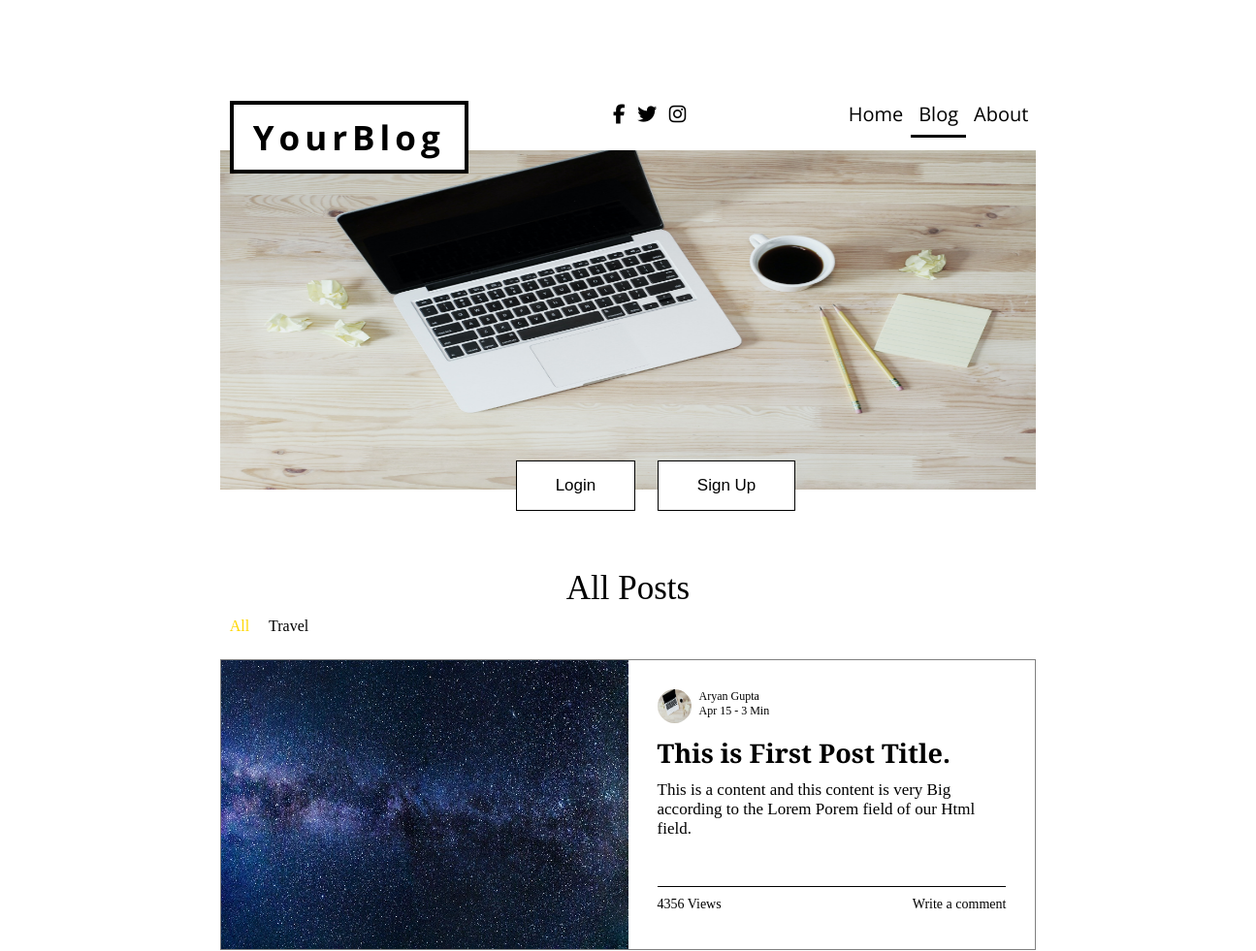
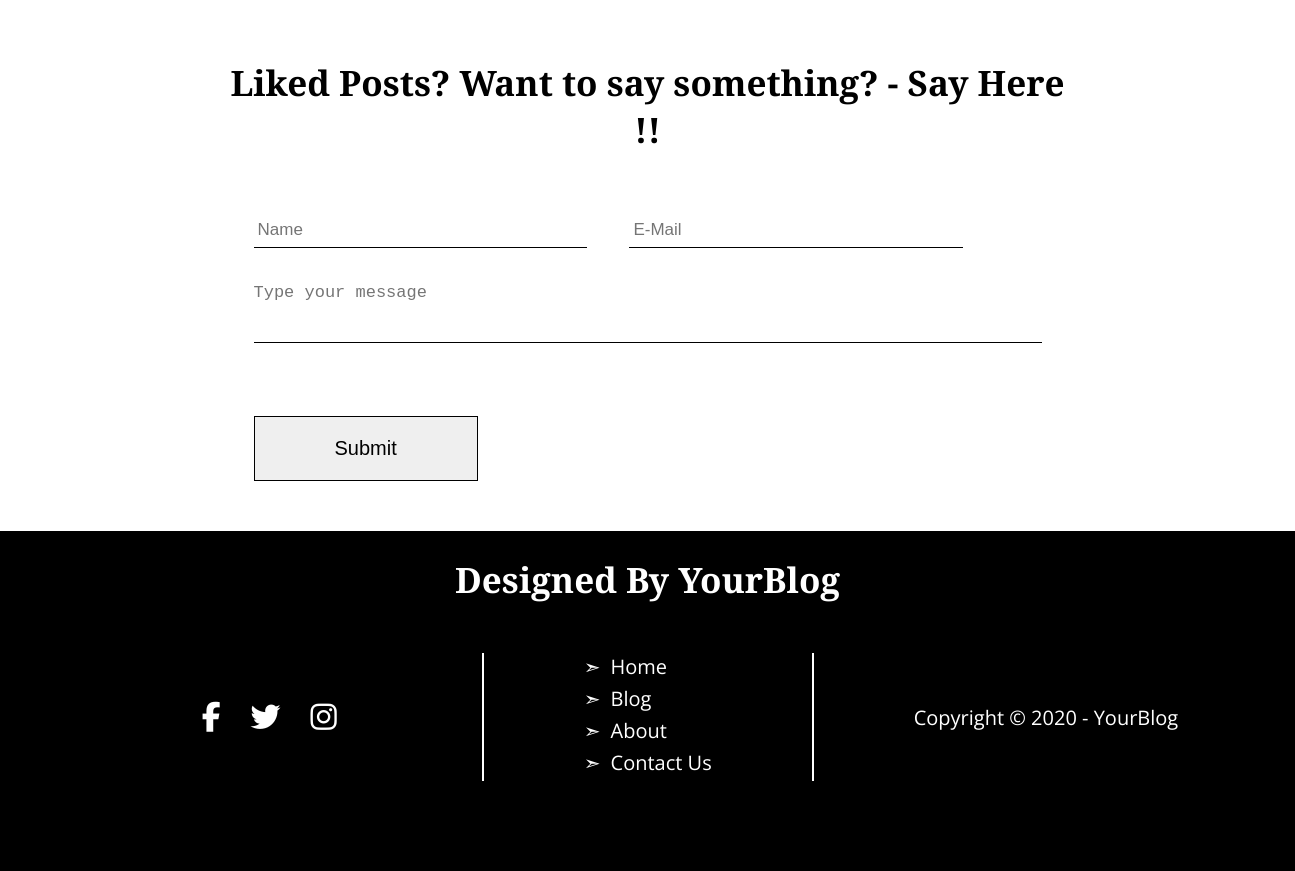
Before: /blog/ with the older database file (2 pictures, top to bottom).
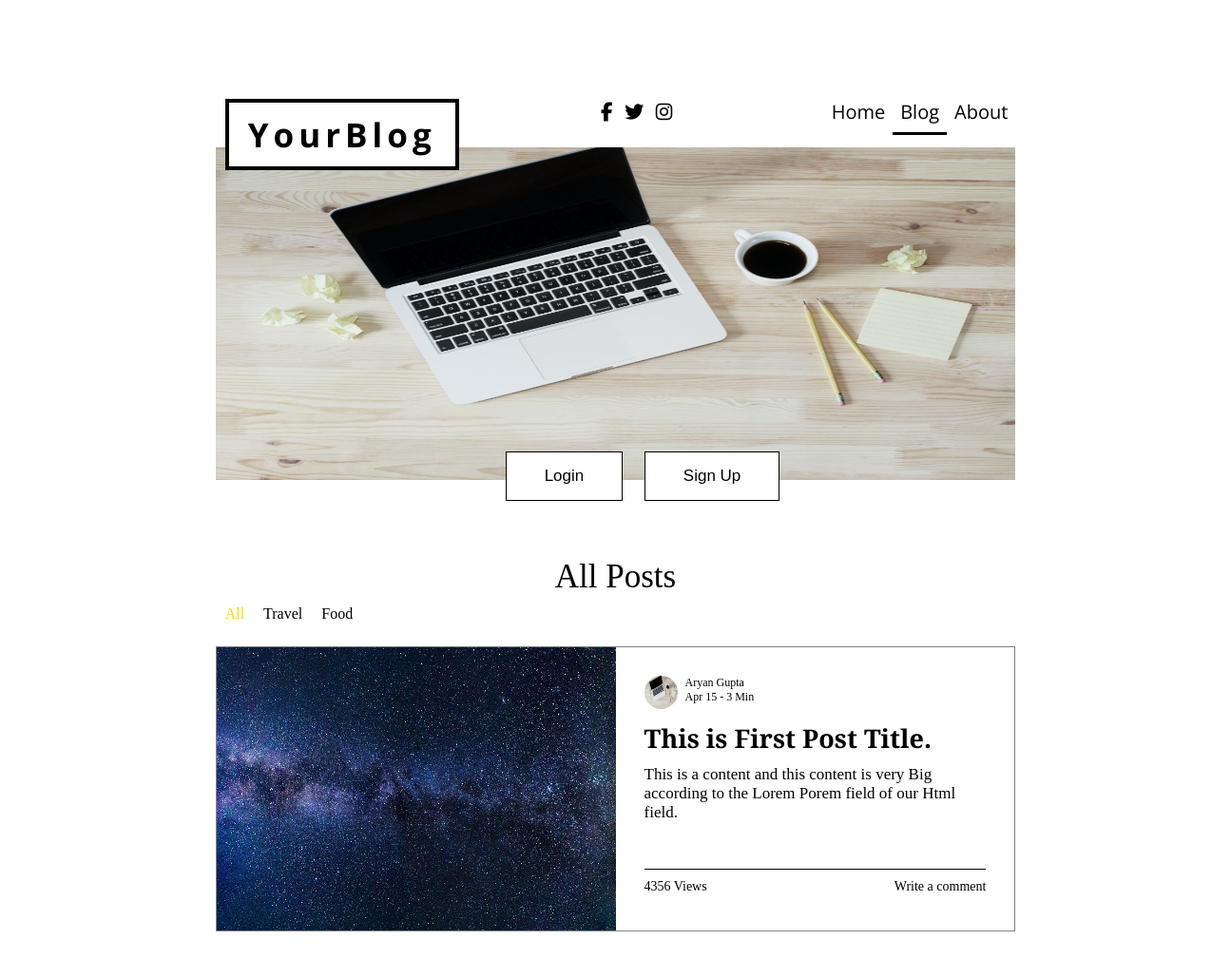
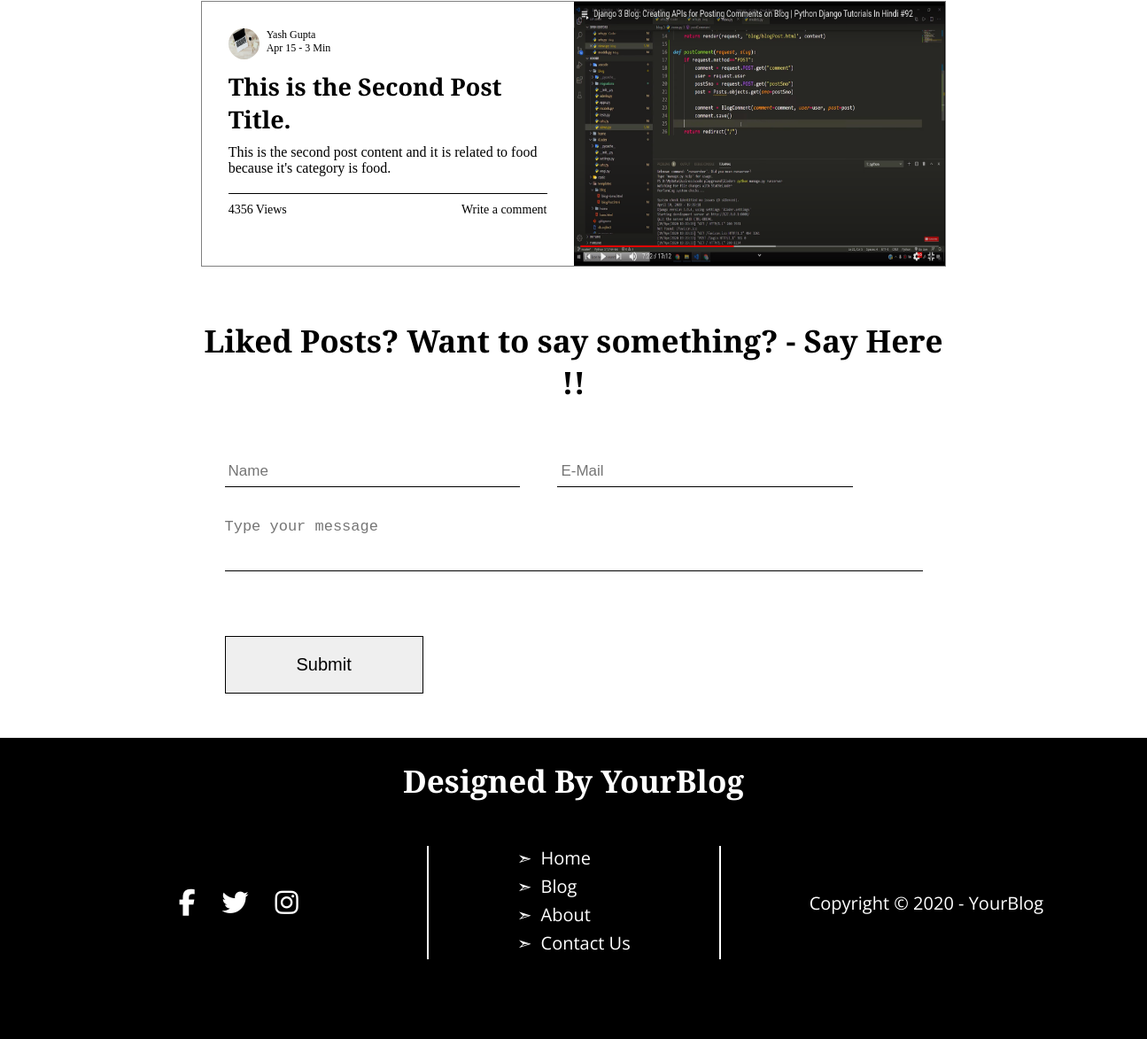
After: the same page with the newer database file (2 pictures, top to bottom).
### blog/models.py (models this page shows)
class Post(models.Model):
    serial_no = models.AutoField(primary_key=True)
    title = models.CharField(max_length=120, null=False)
    tagline = models.CharField(max_length=100)
    slug = models.SlugField(max_length=50, null=False)
    author = models.CharField(max_length=50, null=False)
    category = models.CharField(max_length=20, default="", null=False)
    content = models.TextField()
    thumbnail_image = models.ImageField(upload_to = "blog", blank= True)
    timestamp = models.DateTimeField(default=now)
    def __str__(self):
        return self.title + " by " + self.author

### blog/views.py (the view)
# urls.py: path("", views.blogHome, name="blogHome"),
def blogHome(request):
    post = Post.objects.all()
    print(post)
    context = {"posts":post, "categories":post}
    return render(request, "blog/blogHome.html", context)

### templates/blog/blogHome.html (shortened to what this page needs)
{% extends 'base.html' %}
{% block blogactive %} active {% endblock blogactive %}
{% load static %}
{% block body %}
<div class="container nth-child">
  <div class="blog-container" id="all_post">
    <div class="all-posts-heading flex-center lg-heading">All Posts</div>
    <div class="category-navbar">
      <ul class="category-item-div flex">
        <li class="category-item">
          <a href="/blog" style="color: gold;">All</a>
        </li>
        {% for cat in categories %}
        <li class="category-item">
          <a href="/blog/{{cat.category}}" class="">{{cat.category|title}}</a>
        </li>
        {% endfor %}
      </ul>
    </div>
    {% for post in posts %}
    {% if forloop.counter|divisibleby:2 %}
    <div class="blog-post-div flex-center" style="margin-top: 25px">
      <div class="blog-img-div" style="order: 2;">
        <a href="/blog/{{post.category}}/{{post.slug}}"
          ><img src="/media/{{post.thumbnail_image}}" alt="Blog Post Image"
        /></a>
      </div>
      <div class="blog-content-div flex-column-no-center" style="order: 1;">
        <div class="blog-author-div flex">
          <div class="blog-author-img">
            <img
              src="{% static 'home/img/your-blog-header1.jpg' %}"
              alt="Author's Image"
            />
          </div>
          <div class="blog-author-text">
            <p>{{post.author}}</p>
            <p>Apr 15 - 3 Min</p>
          </div>
        </div>
        <div class="blog-content">
          <a href="/blog/{{post.category}}/{{post.slug}}" style="color: black"
            ><h2 class="md-heading">{{post.title}}</h2></a
          >
          <p>{{post.content|safe|truncatechars:200}}</p>
          <div class="hr-bottom"></div>
          <div class="views-comment flex">
            <p>4356 Views</p>
            <p><a href="/blog/{{post.category}}/{{post.slug}}#comment-b">Write a comment</a></p>
          </div>
        </div>
      </div>
    </div>
    {% else %}
    <div class="blog-post-div flex-center" style="margin-top: 25px;">
      <div class="blog-img-div">
        <a href="/blog/{{post.category}}/{{post.slug}}"
          ><img src="/media/{{post.thumbnail_image}}" alt="Blog Post Image"
        /></a>
      </div>
      <div class="blog-content-div flex-column-no-center">
        <div class="blog-author-div flex">
          <div class="blog-author-img">
            <img
              src="{% static 'home/img/your-blog-header1.jpg' %}"
              alt="Author's Image"
            />
          </div>
          <div class="blog-author-text">
            <p>{{post.author}}</p>
            <p>Apr 15 - 3 Min</p>
          </div>
        </div>
        <div class="blog-content">
          <a href="/blog/{{post.category}}/{{post.slug}}" style="color: black"
            ><h2 class="md-heading">{{post.title}}</h2></a
          >
          <div class = "preview" style="min-height:90px; font-size: 17px;">{{post.content|safe|truncatechars:200}}</div>
          <div class="hr-bottom"></div>
          <div class="views-comment flex">
            <p>4356 Views</p>
            <p><a href="/blog/{{post.category}}/{{post.slug}}#comment-b">Write a comment</a></p>
          </div>
        </div>
      </div>
    </div>
    {% endif %}
    {% endfor %}
  </div>
</div>
{% endblock body %}

### templates/base.html (shortened to what this page needs)
<!DOCTYPE html>
<html lang="en">
<head>
  {% load static %}
  <link rel="stylesheet" href="{% static 'home/css/style.css' %}" />
</head>
<body scroll="no" style="overflow-x: hidden;">
  <div class="container">
    <header class="header">
      <nav class="navbar">
        <div class="logo-container" id="log-con">
          <a href="/" class="text-black">
            <h1 class="lg-heading l-spacing-lg">YourBlog</h1>
          </a>
        </div>
        <div class="social-icons">
          <i class="fab fa-facebook-f fa-2x icon"></i>
          <i class="fab fa-twitter fa-2x icon"></i>
          <i class="fab fa-instagram fa-2x icon"></i>
        </div>
        <ul class="nav-items">
          <li class="item">
            <a class="{% block homeactive %} {% endblock homeactive %}" href="/">Home</a>
          </li>
          <li class="item">
            <a class="{% block blogactive %} {% endblock blogactive %}" href="/blog/">Blog</a>
          </li>
          <li class="item">
            <a class="{% block aboutactive %} {% endblock aboutactive %}" href="/about">About</a>
          </li>
        </ul>
      </nav>
      <div class="header-img">
        <img src="{% static 'home/img/your-blog-header1.jpg' %}" alt="yourBlog Header Image" />
      </div>
      {% if user.is_authenticated %}
      <div class="welcome-user text-center">
        <h3>Welcome {{ request.user }} !!</h3>
        <a href="/logout/"><button type="submit" class="btn-primary" id="logout">Logout</button></a>
        <a href="/dashboard"><button type="submit" class="btn-primary">Dashboard</button></a>
      </div>
      {% else %}
      <div class="login-signup-btn" style="position: relative; left: 295px; bottom: 30px;">
        <button type="button" class="btn-primary" id="login">Login</button>
        <button type="button" class="btn-primary" id="signup">Sign Up</button>
      </div>
      {% endif %}
    </header>
  </div>
  {% block body %} {% endblock body %}
  <section class="contact-section" id="contact">
    <div class="container contact-contents">
      <div class="contact-heading text-center">
        <h1 class="lg-heading">
          Liked Posts? Want to say something? - Say Here !!
        </h1>
      </div>
      <div class="contact-input-fields flex-column">
        <form action="/contact/" method="POST">
          <div class="name-email-field flex">
            <input type="text" name="name" id="name" placeholder="Name" />
            <input type="email" name="email" id="email" placeholder="E-Mail" />
          </div>
          <div class="message-field">
            <textarea name="message" id="message" cols="30" rows="10" placeholder="Type your message"></textarea>
          </div>
          <div class="button-container">
            <button type="submit" class="btn">Submit</button>
          </div>
        </form>
      </div>
    </div>
  </section>
  <footer class="footer flex-column">
    <div class="footer-heading">
      <h1 class="lg-heading">Designed By YourBlog</h1>
    </div>
    <div class="footer-content flex">
      <div class="footer-icons flex-center">
        <i class="fab fa-facebook-f fa-3x icon"></i>
        <i class="fab fa-twitter fa-3x icon"></i>
        <i class="fab fa-instagram fa-3x icon"></i>
      </div>
      <div class="quick-links text-left flex-center">
        <ul class="ql-items">
          <li class="ql-item"><a href="/">Home</a></li>
          <li class="ql-item"><a href="/blog#all_post">Blog</a></li>
          <li class="ql-item"><a href="/about">About</a></li>
          <li class="ql-item"><a href="#contact">Contact Us</a></li>
        </ul>
      </div>
      <div class="footer-text flex-center">
        <p>Copyright &copy; 2020 - <a href="/">YourBlog</a></p>
      </div>
    </div>
  </footer>
</body>
</html>

### static/home/css/style.css (style rules this page uses)
* { box-sizing: border-box; margin: 0; padding: 0; }
html { font-size: 62.5%; font-family: 'Open Sans', sans-serif; }
img { display: inline-block; }
ul { list-style: none; }
a { text-decoration: none; }
.container { max-width: 1100px; width: 65%; margin: 0 auto; }
.flex { display: flex; }
.flex-center { display: flex; align-items: center; justify-content: center; }
.flex-column { display: flex; flex-direction: column; align-items: center; justify-content: center; }
.flex-column-no-center { display: flex; flex-direction: column; }
.text-center { text-align: center; }
.text-left { text-align: left; }
.text-black { color: black; }
.lg-heading { font-size: 3.5rem; }
.md-heading { font-size: 2.7rem; }
.l-spacing-lg { letter-spacing: 0.5rem; }
.icon { padding: 5px; }
.header { padding-top: 80px; }
.header-img { width: 100%; display: flex; align-items: center; }
.header-img img { display: inline-block; width: 100%; height: 350px; margin: 0 auto; }
.navbar { display: flex; align-items: center; justify-content: space-between; }
.navbar ul { display: flex; }
.navbar ul a { color: black; padding: 8px; font-size: 20px; }
.active { border-bottom: 3px solid black; }
.logo-container { padding: 10px 20px; border: 4px solid black; background-color: white; position: relative; top: 24px; left: 10px; }
.contact-heading { margin: 60px 0; font-family: playfairdisplay-bold, "playfair display", serif; }
.name-email-field { justify-content: space-between; width: 90%; margin-bottom: 35px; }
.name-email-field input { border: none; border-bottom: 1px solid black; font-size: 17px; width: 47%; padding: 7px 4px; outline: none; }
.message-field textarea { font-weight: 300; font-size: 17px; border: none; border-bottom: 1px solid black; width: 788px; height: 60px; max-height: 60px; margin-bottom: 20px; outline: none; resize: none; }
.btn { margin: 50px 0; font-size: 20px; padding: 20px 80px; text-transform: capitalize; border: 1px solid black; cursor: pointer; }
.btn-primary { padding: 15px 40px; font-size: 17px; margin: 0 10px; text-transform: capitalize; background-color: white; border: 1px solid black; cursor: pointer; }
footer { background-color: black; color: white; }
.footer-content { width: 100%; justify-content: center; margin: 25px 0; margin-bottom: 90px; }
.footer-heading { font-family: playfairdisplay-bold, "playfair display", serif; margin: 25px 0; }
.footer-icons { margin-left: 80px; }
.footer-icons i { margin-right: 20px; }
.quick-links { border-width: 2px; border-style: solid; border-top: white; border-bottom: white; padding: 0 100px; margin-left: 120px; }
.ql-item a { font-size: 20px; color: white; }
.ql-items li { margin-bottom: 5px; }
.quick-links a::before { content: "\27A3"; margin-right: 10px; }
.footer-text { font-size: 20px; margin-left: 100px; }
.footer-text a { color: white; }
.blog-container { font-family: playfairdisplay-bold, "playfair display", serif; }
.all-posts-heading { margin-top: 30px; }
.blog-post-div { border: 1px solid grey; height: 300px; margin: 50px 0; }
.blog-content-div { width: 50%; padding: 30px; height: 100%; }
.blog-img-div { width: 50%; height: 100%; }
.blog-img-div img { width: 100%; height: 100%; }
.blog-author-img img { width: 35px; height: 35px; border-radius: 100%; margin-right: 8px; }
.blog-author-text { font-size: 12px; }
.blog-content h2 { margin: 10px 0; }
.blog-content p { font-size: 16px; }
.hr-bottom { border-bottom: 1px solid black; width: 100%; height: 20px; }
.views-comment { justify-content: space-between; margin-top: 10px; }
.views-comment p { font-size: 14px; }
.views-comment a { color: black; }
.category-item-div { margin-top: 10px; }
.category-item-div a { color: black; padding: 0 10px; font-size: 16px; }

Changed rows visible on the page:
added Post: category "Food", thumbnail_image (picture), author "Yash Gupta", title "This is the Second Post Title.", content "This is the second post content and it is related to food because it's category is food."
